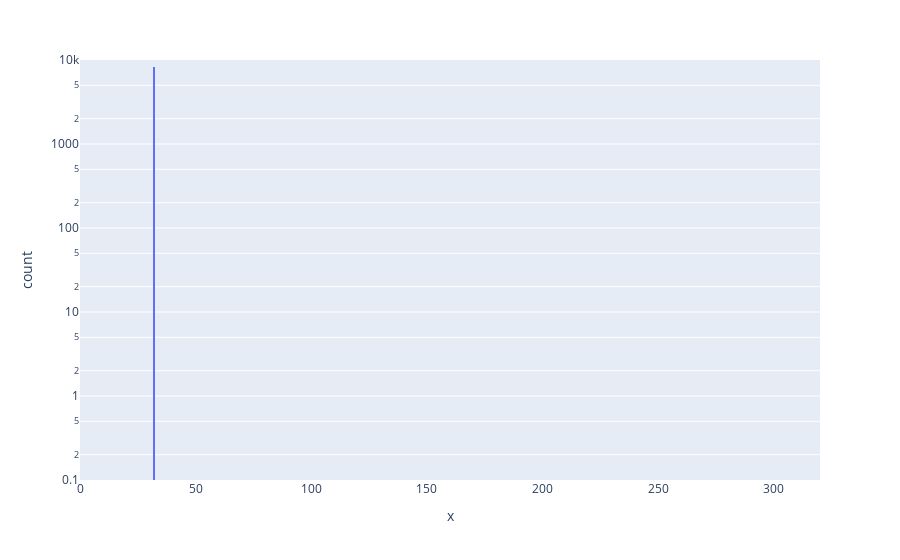

Here is the notebook cell this chart was saved with:
### Code cell
fig = px.histogram(x=df.iloc[0]["timestamps_diff"],nbins=32*10,range_x=[0,32*10],range_y=[0.1,1e4],log_y=True)
fig.show()

### Figure 1 — Plotly figure (JSON) as saved in the notebook; plotly's stock layout.template omitted (floating-point values rounded to 4 significant figures; data arrays with more than 128 entries replaced by an {"elided": "..."} marker saying what was removed)
{"data": [{"alignmentgroup": "True", "bingroup": "x", "hovertemplate": "x=%{x}<br>count=%{y}<extra></extra>", "legendgroup": "", "marker": {"color": "#636efa", "pattern": {"shape": ""}}, "name": "", "nbinsx": 320, "offsetgroup": "", "orientation": "v", "showlegend": false, "type": "histogram", "x": {"elided": "8192 int values"}, "xaxis": "x", "yaxis": "y"}], "layout": {"barmode": "relative", "legend": {"tracegroupgap": 0}, "margin": {"t": 60}, "xaxis": {"anchor": "y", "domain": [0, 1], "range": [0, 320], "title": {"text": "x"}}, "yaxis": {"anchor": "x", "domain": [0, 1], "range": [-1.0, 4], "title": {"text": "count"}, "type": "log"}}}
